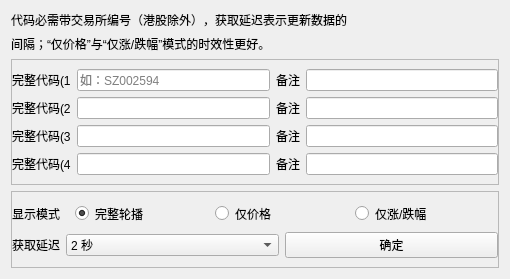
<?xml version="1.0" encoding="UTF-8"?>
<ui version="4.0">
 <class>BaseNew</class>
 <widget class="QWidget" name="BaseNew">
  <property name="geometry">
   <rect>
    <x>0</x>
    <y>0</y>
    <width>510</width>
    <height>272</height>
   </rect>
  </property>
  <property name="windowTitle">
   <string>Form</string>
  </property>
  <layout class="QGridLayout" name="gridLayout_3">
   <item row="0" column="0">
    <widget class="QLabel" name="label_4">
     <property name="text">
      <string>代码必需带交易所编号（港股除外），获取延迟表示更新数据的</string>
     </property>
    </widget>
   </item>
   <item row="1" column="0">
    <widget class="QLabel" name="label_3">
     <property name="text">
      <string>间隔；“仅价格”与“仅涨/跌幅”模式的时效性更好。</string>
     </property>
    </widget>
   </item>
   <item row="2" column="0">
    <widget class="QFrame" name="frame_2">
     <property name="frameShape">
      <enum>QFrame::StyledPanel</enum>
     </property>
     <property name="frameShadow">
      <enum>QFrame::Raised</enum>
     </property>
     <layout class="QGridLayout" name="gridLayout">
      <property name="leftMargin">
       <number>0</number>
      </property>
      <property name="rightMargin">
       <number>0</number>
      </property>
      <item row="0" column="0">
       <widget class="QLabel" name="label">
        <property name="text">
         <string>完整代码(1</string>
        </property>
       </widget>
      </item>
      <item row="0" column="1">
       <widget class="QLineEdit" name="lineEdit">
        <property name="placeholderText">
         <string>如：SZ002594</string>
        </property>
       </widget>
      </item>
      <item row="0" column="2">
       <widget class="QLabel" name="label_9">
        <property name="text">
         <string>备注</string>
        </property>
       </widget>
      </item>
      <item row="0" column="3">
       <widget class="QLineEdit" name="lineEdit_5"/>
      </item>
      <item row="1" column="0">
       <widget class="QLabel" name="label_5">
        <property name="text">
         <string>完整代码(2</string>
        </property>
       </widget>
      </item>
      <item row="1" column="1">
       <widget class="QLineEdit" name="lineEdit_2"/>
      </item>
      <item row="1" column="2">
       <widget class="QLabel" name="label_10">
        <property name="text">
         <string>备注</string>
        </property>
       </widget>
      </item>
      <item row="1" column="3">
       <widget class="QLineEdit" name="lineEdit_6"/>
      </item>
      <item row="2" column="0">
       <widget class="QLabel" name="label_6">
        <property name="text">
         <string>完整代码(3</string>
        </property>
       </widget>
      </item>
      <item row="2" column="1">
       <widget class="QLineEdit" name="lineEdit_3"/>
      </item>
      <item row="2" column="2">
       <widget class="QLabel" name="label_11">
        <property name="text">
         <string>备注</string>
        </property>
       </widget>
      </item>
      <item row="2" column="3">
       <widget class="QLineEdit" name="lineEdit_7"/>
      </item>
      <item row="3" column="0">
       <widget class="QLabel" name="label_7">
        <property name="text">
         <string>完整代码(4</string>
        </property>
       </widget>
      </item>
      <item row="3" column="1">
       <widget class="QLineEdit" name="lineEdit_4"/>
      </item>
      <item row="3" column="2">
       <widget class="QLabel" name="label_12">
        <property name="text">
         <string>备注</string>
        </property>
       </widget>
      </item>
      <item row="3" column="3">
       <widget class="QLineEdit" name="lineEdit_8"/>
      </item>
     </layout>
    </widget>
   </item>
   <item row="3" column="0">
    <widget class="QFrame" name="frame_3">
     <property name="frameShape">
      <enum>QFrame::StyledPanel</enum>
     </property>
     <property name="frameShadow">
      <enum>QFrame::Raised</enum>
     </property>
     <layout class="QGridLayout" name="gridLayout_2">
      <property name="leftMargin">
       <number>0</number>
      </property>
      <property name="rightMargin">
       <number>0</number>
      </property>
      <item row="0" column="0">
       <widget class="QLabel" name="label_8">
        <property name="sizePolicy">
         <sizepolicy hsizetype="Fixed" vsizetype="Preferred">
          <horstretch>0</horstretch>
          <verstretch>0</verstretch>
         </sizepolicy>
        </property>
        <property name="text">
         <string>显示模式</string>
        </property>
       </widget>
      </item>
      <item row="0" column="1" colspan="2">
       <widget class="QFrame" name="frame">
        <property name="styleSheet">
         <string notr="true">border:none;</string>
        </property>
        <layout class="QHBoxLayout" name="horizontalLayout">
         <property name="topMargin">
          <number>3</number>
         </property>
         <property name="bottomMargin">
          <number>3</number>
         </property>
         <item>
          <widget class="QRadioButton" name="radioButton">
           <property name="text">
            <string>完整轮播</string>
           </property>
           <property name="checked">
            <bool>true</bool>
           </property>
           <attribute name="buttonGroup">
            <string notr="true">buttonGroup</string>
           </attribute>
          </widget>
         </item>
         <item>
          <widget class="QRadioButton" name="radioButton_2">
           <property name="text">
            <string>仅价格</string>
           </property>
           <attribute name="buttonGroup">
            <string notr="true">buttonGroup</string>
           </attribute>
          </widget>
         </item>
         <item>
          <widget class="QRadioButton" name="radioButton_3">
           <property name="text">
            <string>仅涨/跌幅</string>
           </property>
           <attribute name="buttonGroup">
            <string notr="true">buttonGroup</string>
           </attribute>
          </widget>
         </item>
        </layout>
       </widget>
      </item>
      <item row="1" column="0">
       <widget class="QLabel" name="label_2">
        <property name="text">
         <string>获取延迟</string>
        </property>
       </widget>
      </item>
      <item row="1" column="1">
       <widget class="QComboBox" name="comboBox">
        <property name="currentIndex">
         <number>0</number>
        </property>
        <item>
         <property name="text">
          <string>2 秒</string>
         </property>
        </item>
        <item>
         <property name="text">
          <string>3 秒</string>
         </property>
        </item>
        <item>
         <property name="text">
          <string>4 秒</string>
         </property>
        </item>
        <item>
         <property name="text">
          <string>6 秒</string>
         </property>
        </item>
        <item>
         <property name="text">
          <string>8 秒</string>
         </property>
        </item>
        <item>
         <property name="text">
          <string>10 秒</string>
         </property>
        </item>
       </widget>
      </item>
      <item row="1" column="2">
       <widget class="QPushButton" name="pushButton_accepted">
        <property name="text">
         <string>确定</string>
        </property>
       </widget>
      </item>
     </layout>
    </widget>
   </item>
  </layout>
 </widget>
 <resources/>
 <connections/>
 <buttongroups>
  <buttongroup name="buttonGroup"/>
 </buttongroups>
</ui>
